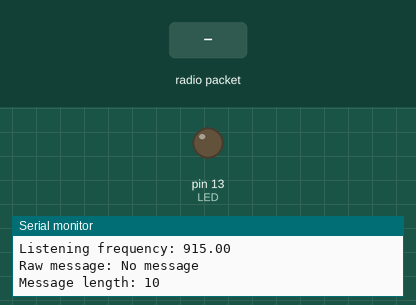
Recording of a sketch running on a simulated Arduino Uno, built with avr-gcc and run on an emulated ATmega328P. On the bench: output pins drawn as LEDs (lit = HIGH), the last lines printed to the serial monitor. The inputs (shaded band) are chosen by the test bench. No radio packets arrive unless stated; pins used as bus, display or sensor lines are not drawn.

Above: at 1.3 s.
1.4 s: radio packet "|" arrives
At 2.6 s:
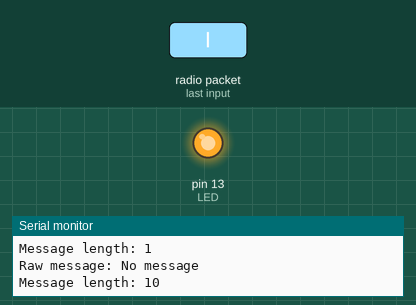
2.9 s: radio packet "1" arrives
Timing chart, 0 to 5.9 s (numbered marks = the images above; inputs shaded):
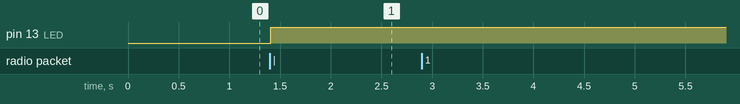

Measured:
- after the input at 1.4 s, pin 13 (LED): LOW → HIGH at once

The sketch:

1-to-1_rec.ino
```cpp
#include <SPI.h>
#include <RH_RF95.h>

// Feather M0 pinout
#define RFM95_CS 8
#define RFM95_RST 4
#define RFM95_INT 3

#define LED 13

// Setting frequency (MHz)
#define RF95_FREQ 915.0

// Singleton instance of the radio driver
RH_RF95 rf95(RFM95_CS, RFM95_INT);

void receiveRaw(char **msg);
// recieves a raw LoRa transmission (Includes ID)
// msg is a pointer to an array with the max message length

bool isIdentified(char *msg, int len);
// Determines if the message contained in msg is identified or not
// msg is a pointer to the message, len is the message's length
// NOTE: Function will return true for an unidentified message if msg[0] is a letter and msg[1] = "|"

char getID(char *msg);
// Returns the ID of an identified message
// msg is the identified message

void IDMsg(char* msg, int len, char **msgU, char* ID);
// Removes the ID from an identified message

void setup() {
  // put your setup code here, to run once:
  pinMode(LED, OUTPUT); // Setting inputs and outputs
  pinMode(RFM95_RST, OUTPUT);
  digitalWrite(RFM95_RST, HIGH); // Resetting radio

  Serial.begin(115200); // Initiating serial
  // Waiting for serial console to be opened
  // IF THE MICROCONTROLLER IS NOT CONNECTED TO A COMPUTER, COMMENT THIS OUT
  while(!Serial) {
    delay(1);
  }
  delay(100);

  // Reset
  digitalWrite(RFM95_RST, LOW);
  delay(10);
  digitalWrite(RFM95_RST, HIGH);
  delay(10);

  while (!rf95.init()) {
    Serial.println("Something's wrong, I can feel it.\nLoRa radio init failed.");
    while (1);
  }
  Serial.println("LoRa radio successfully initialized");

  if (!rf95.setFrequency(RF95_FREQ)) {
    Serial.println("setFrequency failed");
    while(1);
  }
  Serial.print("Listening frequency: "); Serial.println(RF95_FREQ);
  rf95.setTxPower(23, false);

  digitalWrite(LED, LOW);
}

void loop() {
  // put your main code here, to run repeatedly:
  char *message;
  receiveRaw(&message);
  Serial.print("Raw message: "); Serial.println(message);
  int len = strlen(message);
  Serial.print("Message length: "); Serial.println(len);
  if (isIdentified(message, len)) {
    char ID;
    char *messageU;
    IDMsg(message, len, &messageU, &ID);
    Serial.print("Message ID: "); Serial.println(ID);
    Serial.print("Message w/o ID: "); Serial.println(messageU);
  }
  //free(message);
}

void receiveRaw(char **msg) {
    if (rf95.waitAvailableTimeout(1000)) {
      char *rec = (char*)malloc(RH_RF95_MAX_MESSAGE_LEN);
      uint8_t buf[RH_RF95_MAX_MESSAGE_LEN]; // Creating a buffer and defining its length
      uint8_t len = sizeof(buf);

      if (rf95.recv(buf, &len)) {
        digitalWrite(LED, HIGH);
        //RH_RF95::printBuffer("Received: ", buf, len);
        //Serial.print("Got: "); Serial.println((char*)buf);
        strcpy(rec, (char*)buf);
        *msg = rec;
      }
      else {
        Serial.println("Receive failed");
      }
    }
    else {
      *msg = "No message";
    }
}

bool isIdentified(char *msg, int len) {
  return (isalpha(msg[0])&&(msg[1]=='|'));
}

char getID(char *msg) {
  return msg[0];
}

void IDMsg(char* msg, int len, char **msgU, char* ID) {
  char mess[len-2];
  //Serial.println(msg);
  *ID = getID(msg);
  for (int x = 2; x<(len-2);x++) {
    mess[x-2] = msg[x];
    Serial.println(mess);
  }
  //memmove(mess, msg+2, len-2);
  *msgU = gets(mess);
  //Serial.println(mess);
  //*msgU = mess;
  //*msgU = msg;
}
```
